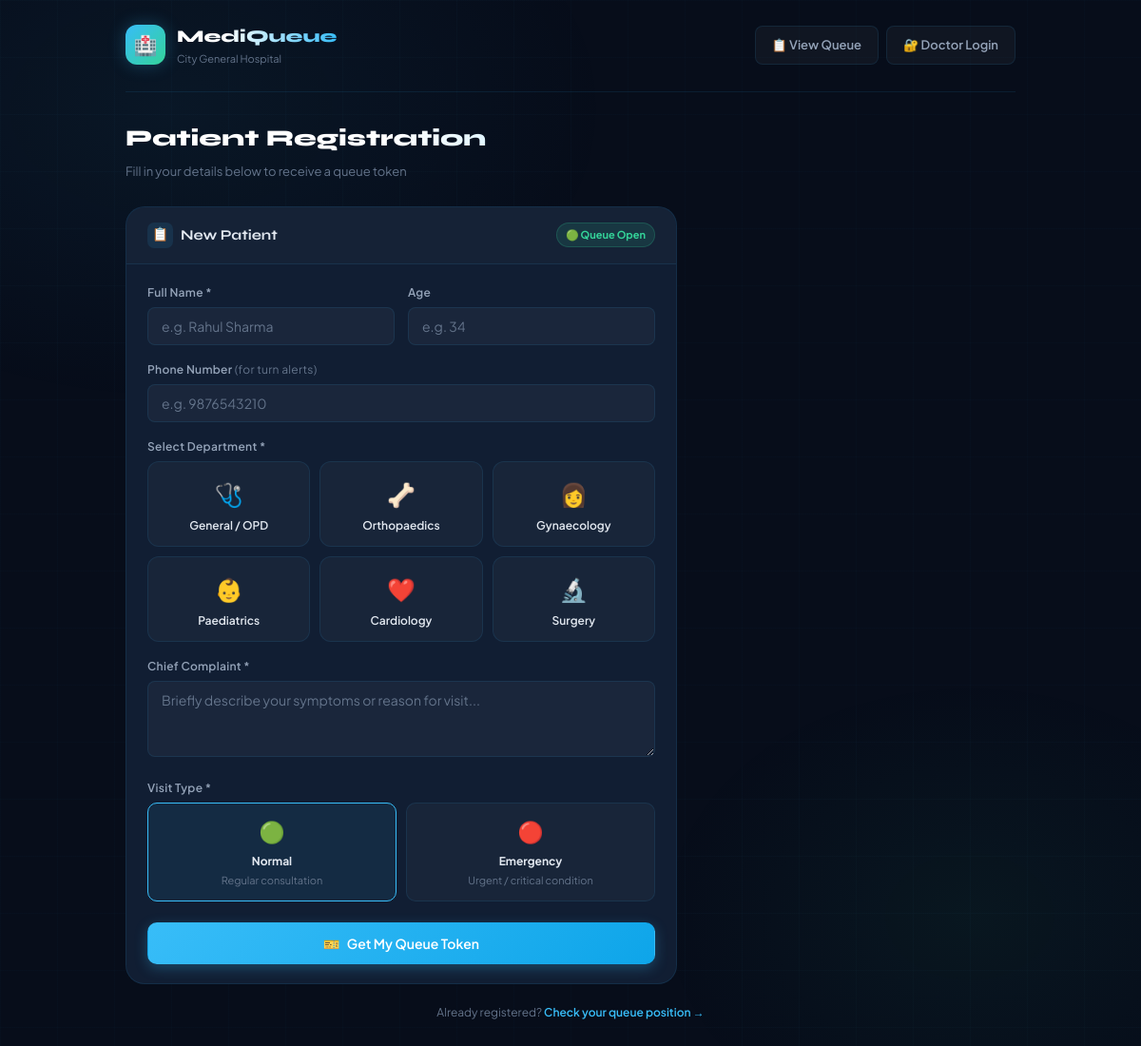
The page / on the database its author committed.
### tables this page shows
CREATE TABLE IF NOT EXISTS departments (
    id        INT AUTO_INCREMENT PRIMARY KEY,
    slug      VARCHAR(30) NOT NULL UNIQUE,
    name      VARCHAR(60) NOT NULL,
    icon      VARCHAR(10) DEFAULT '🏥',
    is_active TINYINT(1)  DEFAULT 1
);

### index.php (the view, shortened to what this page needs)
<?php
include 'db.php';
$dept_res  = $conn->query("SELECT * FROM departments WHERE is_active=1 ORDER BY id ASC");
$depts     = [];
while ($d = $dept_res->fetch_assoc()) $depts[] = $d;
?>
<!DOCTYPE html>
<html lang="en">
<head>
  <link rel="stylesheet" href="style.css">
</head>
<body>
<div class="page-wrap">
  <header class="page-header">
    <a href="index.php" class="brand">
      <div class="brand-icon">🏥</div>
      <div>
        <div class="brand-name">MediQueue</div>
        <div class="brand-sub">City General Hospital</div>
      </div>
    </a>
    <nav class="header-nav">
      <a href="queue.php" class="btn btn-ghost">📋 View Queue</a>
      <a href="login.php" class="btn btn-ghost">🔐 Doctor Login</a>
    </nav>
  </header>
  <h1 class="page-title">Patient Registration</h1>
  <p class="page-subtitle">Fill in your details below to receive a queue token</p>
  <div class="card" style="max-width:580px; animation: fadeUp 0.5s ease 0.2s both;">
    <div class="card-header">
      <div class="card-title">
        <div class="card-icon" style="background:rgba(56,189,248,0.1);">📋</div>
        New Patient
      </div>
      <span class="badge badge-green badge-live">🟢 Queue Open</span>
    </div>
    <div class="card-body">
      <form action="add_patient.php" method="POST" id="regForm" autocomplete="off">
        <div class="form-row">
          <div class="form-group">
            <label class="form-label">Full Name *</label>
            <input
              class="form-control"
              type="text"
              name="name"
              placeholder="e.g. Rahul Sharma"
              required autofocus
            >
          </div>
          <div class="form-group">
            <label class="form-label">Age</label>
            <input
              class="form-control"
              type="number"
              name="age"
              placeholder="e.g. 34"
              min="0" max="120"
            >
          </div>
        </div>
        <div class="form-group">
          <label class="form-label">
            Phone Number
            <span style="color:var(--muted); font-weight:400;">(for turn alerts)</span>
          </label>
          <input
            class="form-control"
            type="tel"
            name="phone"
            placeholder="e.g. 9876543210"
            maxlength="15"
          >
        </div>
        <div class="form-group">
          <label class="form-label">Select Department *</label>
          <div class="dept-grid" id="deptGrid">
            <?php foreach ($depts as $d): ?>
            <label class="dept-card" onclick="selectDept(this, <?= $d['id'] ?>)">
              <div class="dept-icon"><?= $d['icon'] ?></div>
              <div class="dept-name"><?= htmlspecialchars($d['name']) ?></div>
            </label>
            <?php endforeach; ?>
          </div>
        </div>
        <div class="form-group">
          <label class="form-label">Chief Complaint *</label>
          <textarea
            class="form-control"
            name="problem"
            placeholder="Briefly describe your symptoms or reason for visit..."
            required
          ></textarea>
        </div>
        <div class="form-group">
          <label class="form-label">Visit Type *</label>
          <div class="priority-row">
            <label class="priority-opt sel-normal" id="opt-normal" onclick="selectPriority('normal')">
              <div class="p-icon">🟢</div>
              <div class="p-label">Normal</div>
              <div class="p-desc">Regular consultation</div>
            </label>
            <label class="priority-opt" id="opt-emergency" onclick="selectPriority('emergency')">
              <div class="p-icon">🔴</div>
              <div class="p-label">Emergency</div>
              <div class="p-desc">Urgent / critical condition</div>
            </label>
          </div>
        </div>
        <button type="submit" class="btn btn-primary btn-lg btn-block" style="margin-top:6px;">
          🎫 &nbsp; Get My Queue Token
        </button>
      </form>
    </div>
  </div>
  <p style="text-align:center; font-size:12px; color:var(--muted); margin-top:20px;">
    Already registered?
    <a href="queue.php" style="color:var(--blue); text-decoration:none; font-weight:600;">
      Check your queue position →
    </a>
  </p>
</div>
</body>
</html>

### rows shown on the page
departments: icon "🩺", name "General / OPD"
departments: icon "🦴", name "Orthopaedics"
departments: icon "👩", name "Gynaecology"
departments: icon "👶", name "Paediatrics"
departments: icon "❤️", name "Cardiology"
departments: icon "🔬", name "Surgery"
